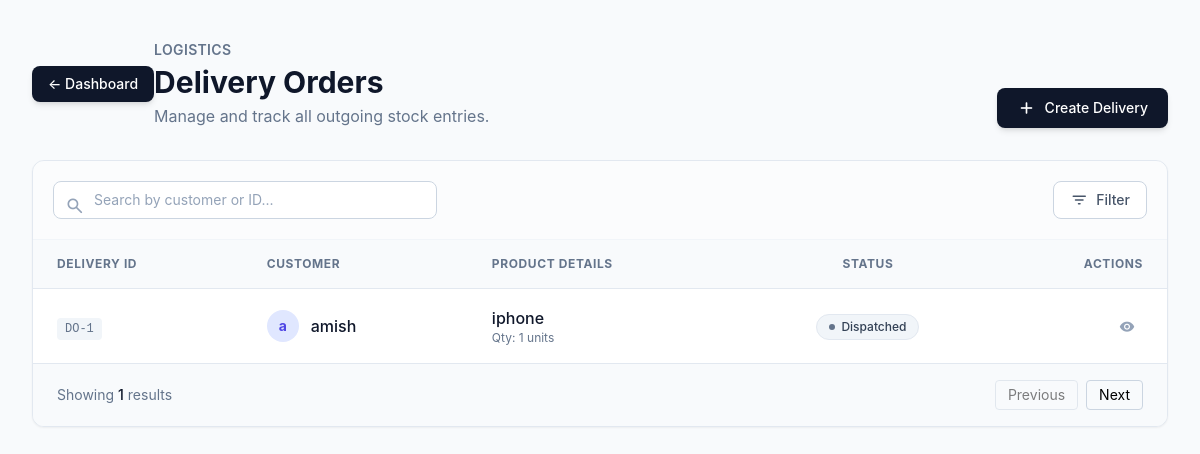
The page /delivery/ on the database as committed earlier.
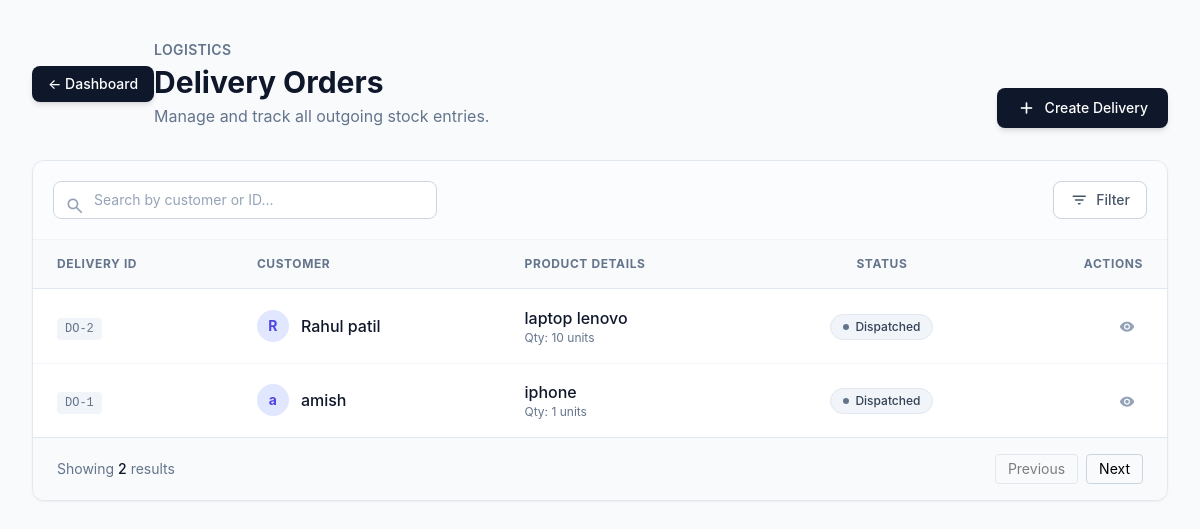
The same page on the database as committed later.
### delivery_app/models.py (models this page shows, shortened)
class Delivery(models.Model):
    STATUS_CHOICES = [
        ("Waiting", "Waiting"),
        ("Dispatched", "Dispatched"),
        ("Delivered", "Delivered"),
        ("Cancelled", "Cancelled"),
    ]
    customer_name = models.CharField(max_length=200)
    product = models.ForeignKey(Product, on_delete=models.CASCADE)
    quantity = models.PositiveIntegerField()
    status = models.CharField(max_length=50, choices=STATUS_CHOICES, default="Waiting")
    note = models.TextField(blank=True, null=True)
    created_at = models.DateTimeField(auto_now_add=True)

### products/models.py (models this page shows, shortened)
class Product(models.Model):
    name = models.CharField(max_length=200)
    sku = models.CharField(max_length=100)
    category = models.CharField(max_length=100)
    unit = models.CharField(max_length=50)
    stock = models.IntegerField()
    description = models.TextField(blank=True, null=True)
    reorder_level = models.IntegerField(default=0)

### delivery_app/views.py (the view)
# urls.py: path("", views.delivery_list, name="delivery_list"),
def delivery_list(request):
    deliveries = Delivery.objects.all().order_by("-created_at")
    return render(request, "delivery/delivery_list.html", {"deliveries": deliveries})

### templates/delivery/delivery_list.html (shortened to what the changed rows need)
<!DOCTYPE html>
<html lang="en">
<head>
    <script src="https://cdn.tailwindcss.com"></script>
</head>
<body class="bg-slate-50 min-h-screen py-10 px-4 sm:px-6 lg:px-8">
    <div class="max-w-6xl mx-auto">
        <div class="flex flex-col md:flex-row justify-between md:items-end mb-8 gap-4">
            <div class="flex items-center">
                <div>
                    <h1 class="text-3xl font-bold text-slate-900">Delivery Orders</h1>
                </div>
            </div>
        </div>
        <div class="bg-white rounded-xl shadow-sm border border-slate-200 overflow-hidden">
            <div class="overflow-x-auto">
                <table class="w-full text-left border-collapse">
                    <thead>
                        <tr class="bg-slate-50 border-b border-slate-200 text-xs uppercase tracking-wider text-slate-500 font-semibold">
                            <th class="px-6 py-4">Delivery ID</th>
                            <th class="px-6 py-4">Customer</th>
                            <th class="px-6 py-4">Product Details</th>
                            <th class="px-6 py-4 text-center">Status</th>
                            <th class="px-6 py-4 text-right">Actions</th>
                        </tr>
                    </thead>
                    <tbody class="divide-y divide-slate-100">
                        {% for d in deliveries %}
                        <tr class="hover:bg-slate-50/80 transition-colors group">
                            <td class="px-6 py-4">
                                <span class="font-mono text-xs font-medium text-slate-500 bg-slate-100 px-2 py-1 rounded">
                                    DO-{{ d.id }}
                                </span>
                            </td>
                            <td class="px-6 py-4">
                                <div class="flex items-center gap-3">
                                    <div class="w-8 h-8 rounded-full bg-indigo-100 text-indigo-600 flex items-center justify-center text-sm font-bold">
                                        {{ d.customer_name|slice:":1" }}
                                    </div>
                                    <div class="font-medium text-slate-900">{{ d.customer_name }}</div>
                                </div>
                            </td>
                            <td class="px-6 py-4">
                                <div class="flex flex-col">
                                    <span class="font-medium text-slate-900">{{ d.product.name }}</span>
                                    <span class="text-xs text-slate-500">Qty: {{ d.quantity }} units</span>
                                </div>
                            </td>
                            <td class="px-6 py-4 text-center">
                                <span class="inline-flex items-center gap-1.5 px-3 py-1 rounded-full text-xs font-medium border
                                    {% if d.status == 'Pending' %}
                                        bg-amber-50 text-amber-700 border-amber-200
                                    {% elif d.status == 'Done' %}
                                        bg-emerald-50 text-emerald-700 border-emerald-200
                                    {% else %}
                                        bg-slate-100 text-slate-700 border-slate-200
                                    {% endif %}">
                                    <span class="w-1.5 h-1.5 rounded-full
                                        {% if d.status == 'Pending' %} bg-amber-500
                                        {% elif d.status == 'Done' %} bg-emerald-500
                                        {% else %} bg-slate-500
                                        {% endif %}"></span>
                                    {{ d.status }}
                                </span>
                            </td>
                            <td class="px-6 py-4 text-right">
                                                        <a href="{% url 'delivery:delivery_detail' d.id %}"
                                   class="text-slate-400 hover:text-indigo-600 hover:bg-indigo-50 p-2 rounded-lg transition-all inline-block"
                                   title="View Details">
                                    <span class="icon">visibility</span>
                                </a>
                            </td>
                        </tr>
                        {% endfor %}
                    </tbody>
                </table>
            </div>
            <div class="px-6 py-4 border-t border-slate-200 bg-slate-50 flex items-center justify-between">
                <p class="text-sm text-slate-500">Showing <span class="font-medium text-slate-900">{{ deliveries|length }}</span> results</p>
            </div>
        </div>
    </div>
</body>
</html>

Rows that differ between the two databases and show on the page:
added Delivery: id "2", customer_name "R", customer_name "Rahul patil", product.name "laptop lenovo", quantity "10", status "Dispatched"
Other text that changed with them:
{{ deliveries|length }}: "1" → "2"
